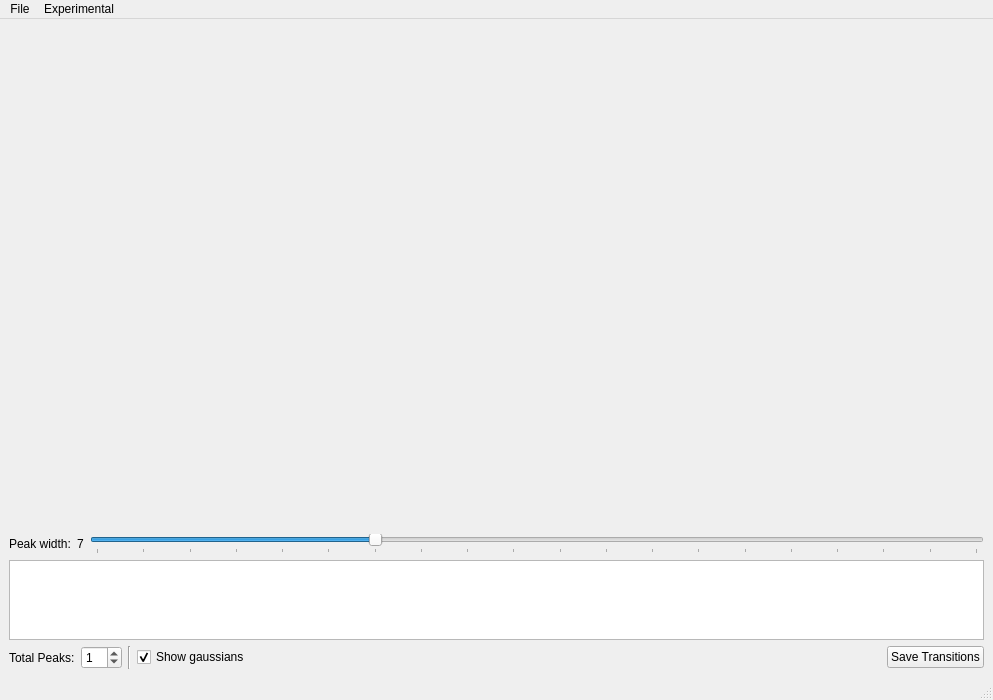
<?xml version="1.0" encoding="UTF-8"?>
<ui version="4.0">
 <class>UVSpectra</class>
 <widget class="QMainWindow" name="UVSpectra">
  <property name="geometry">
   <rect>
    <x>0</x>
    <y>0</y>
    <width>993</width>
    <height>700</height>
   </rect>
  </property>
  <property name="windowTitle">
   <string>UVSpectra</string>
  </property>
  <widget class="QWidget" name="centralwidget">
   <layout class="QVBoxLayout" name="verticalLayout" stretch="10,0,3,0">
    <item>
     <widget class="QWidget" name="mplwidget" native="true">
      <property name="minimumSize">
       <size>
        <width>0</width>
        <height>500</height>
       </size>
      </property>
     </widget>
    </item>
    <item>
     <layout class="QHBoxLayout" name="horizontalLayout_2">
      <item>
       <widget class="QLabel" name="label_2">
        <property name="text">
         <string>Peak width:</string>
        </property>
       </widget>
      </item>
      <item>
       <widget class="QLabel" name="peaklabel">
        <property name="text">
         <string>7</string>
        </property>
       </widget>
      </item>
      <item>
       <widget class="QSlider" name="peakwidth">
        <property name="minimum">
         <number>1</number>
        </property>
        <property name="maximum">
         <number>20</number>
        </property>
        <property name="value">
         <number>7</number>
        </property>
        <property name="orientation">
         <enum>Qt::Horizontal</enum>
        </property>
        <property name="tickPosition">
         <enum>QSlider::TicksBelow</enum>
        </property>
        <property name="tickInterval">
         <number>1</number>
        </property>
       </widget>
      </item>
     </layout>
    </item>
    <item>
     <widget class="QTableWidget" name="transitiontable">
      <attribute name="horizontalHeaderCascadingSectionResizes">
       <bool>true</bool>
      </attribute>
      <attribute name="horizontalHeaderDefaultSectionSize">
       <number>139</number>
      </attribute>
     </widget>
    </item>
    <item>
     <layout class="QHBoxLayout" name="horizontalLayout">
      <item>
       <widget class="QLabel" name="label">
        <property name="text">
         <string>Total Peaks:</string>
        </property>
       </widget>
      </item>
      <item>
       <widget class="QSpinBox" name="transnumber">
        <property name="value">
         <number>1</number>
        </property>
       </widget>
      </item>
      <item>
       <widget class="Line" name="line">
        <property name="orientation">
         <enum>Qt::Vertical</enum>
        </property>
       </widget>
      </item>
      <item>
       <widget class="QCheckBox" name="show_gaussian">
        <property name="text">
         <string>Show gaussians</string>
        </property>
        <property name="checked">
         <bool>true</bool>
        </property>
       </widget>
      </item>
      <item>
       <spacer name="horizontalSpacer">
        <property name="orientation">
         <enum>Qt::Horizontal</enum>
        </property>
        <property name="sizeHint" stdset="0">
         <size>
          <width>40</width>
          <height>20</height>
         </size>
        </property>
       </spacer>
      </item>
      <item>
       <widget class="QPushButton" name="savetransitions">
        <property name="text">
         <string>Save Transitions</string>
        </property>
       </widget>
      </item>
     </layout>
    </item>
   </layout>
  </widget>
  <widget class="QMenuBar" name="menubar">
   <property name="geometry">
    <rect>
     <x>0</x>
     <y>0</y>
     <width>993</width>
     <height>22</height>
    </rect>
   </property>
   <widget class="QMenu" name="menuFile">
    <property name="title">
     <string>File</string>
    </property>
    <addaction name="actionOpen_Output"/>
    <addaction name="separator"/>
    <addaction name="actionClose"/>
   </widget>
   <widget class="QMenu" name="menuExperimental">
    <property name="title">
     <string>Experimental</string>
    </property>
    <addaction name="add_experiment_data"/>
   </widget>
   <addaction name="menuFile"/>
   <addaction name="menuExperimental"/>
  </widget>
  <widget class="QStatusBar" name="statusbar"/>
  <action name="actionOpen_Output">
   <property name="text">
    <string>Open Output</string>
   </property>
  </action>
  <action name="actionClose">
   <property name="text">
    <string>Close</string>
   </property>
  </action>
  <action name="add_experiment_data">
   <property name="text">
    <string>Add experiment data</string>
   </property>
  </action>
 </widget>
 <resources/>
 <connections/>
</ui>
